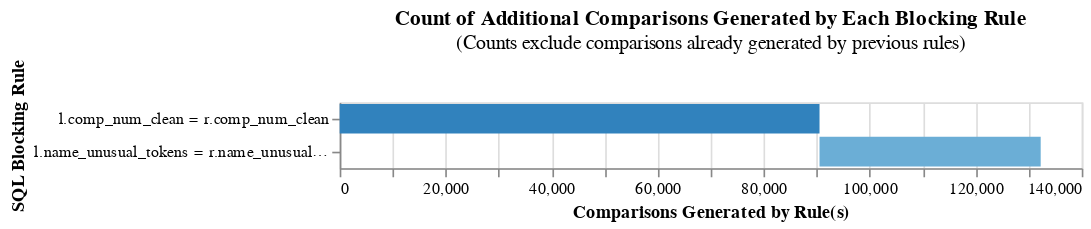

Notebook code cell kept with this figure:
### Code cell
linker_2.cumulative_num_comparisons_from_blocking_rules_chart(
    list(blocking_rules_2.values())
)

### Figure 1 — Vega-Lite specification as saved in the notebook (floating-point values rounded to 4 significant figures)
{"$schema": "https://vega.github.io/schema/vega-lite/v5.json", "data": {"values": [{"cartesian": 941960454400, "cumulative_rows": 90528, "reduction_ratio": "The rolling reduction ratio with your given blocking rule(s) is 1.0. This represents the reduction in the total number of comparisons due to your rule(s).", "row_count": 90528, "rule": "l.comp_num_clean = r.comp_num_clean", "start": 0}, {"cartesian": 941960454400, "cumulative_rows": 132255, "reduction_ratio": "The rolling reduction ratio with your given blocking rule(s) is 1.0. This represents the reduction in the total number of comparisons due to your rule(s).", "row_count": 41727, "rule": "l.name_unusual_tokens = r.name_unusual_tokens", "start": 90528}]}, "encoding": {"color": {"field": "rule", "legend": null, "scale": {"scheme": "category20c"}}, "order": {"field": "cumulative_rows"}, "tooltip": [{"field": "rule", "title": "SQL Condition", "type": "nominal"}, {"field": "row_count", "format": ",", "title": "Comparisons Generated", "type": "quantitative"}, {"field": "cumulative_rows", "format": ",", "title": "Cumulative Comparisons", "type": "quantitative"}, {"field": "cartesian", "format": ",", "title": "Cartesian Product of Input Data", "type": "quantitative"}, {"field": "reduction_ratio", "title": "Reduction Ratio (cumulative rows/cartesian product)", "type": "nominal"}], "x": {"field": "start", "title": "Comparisons Generated by Rule(s)", "type": "quantitative"}, "x2": {"field": "cumulative_rows"}, "y": {"field": "rule", "sort": ["-x2"], "title": "SQL Blocking Rule"}}, "height": {"step": 20}, "mark": "bar", "title": {"subtitle": "(Counts exclude comparisons already generated by previous rules)", "text": "Count of Additional Comparisons Generated by Each Blocking Rule"}, "width": 450}
